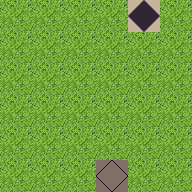

Tiled map render using the project's own tile images. Description and the map definition, with tile-layer contents summarised, below:
An orthogonal 6x6 tile map with 32x32 px tiles, 1 tile layer (ground).

<map version="1.0" orientation="orthogonal" renderorder="right-down" width="6" height="6" tilewidth="32" tileheight="32" nextobjectid="1">
 <tileset firstgid="1" name="terrain" tilewidth="32" tileheight="32" tilecount="1024">
  <image source="terrain.png" width="1024" height="1024" />
  <tile id="620">
   <properties>
    <property name="restriction" value="source" />
   </properties>
  </tile>
  <tile id="621">
   <properties>
    <property name="restriction" value="target" />
   </properties>
  </tile>
 </tileset>
 <layer name="ground" width="6" height="6">
  <data>[36 cells, 36 non-empty, 3 distinct tile ids]</data>
 </layer>
</map>
